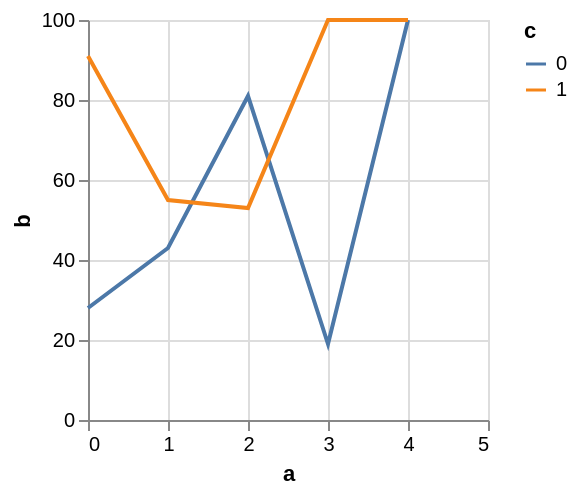

Specify this chart in Vega-Lite:
### Vega specification from a JSON file in a GitHub repository (floating-point values rounded to 4 significant figures)
{"$schema": "https://vega.github.io/schema/vega/v5.json", "autosize": "pad", "padding": 5, "width": 200, "height": 200, "style": "cell", "data": [{"name": "source_0", "values": [{"a": 0, "b": 28, "c": 0}, {"a": 0, "b": 91, "c": 1}, {"a": 1, "b": 43, "c": 0}, {"a": 1, "b": 55, "c": 1}, {"a": 2, "b": 81, "c": 0}, {"a": 2, "b": 53, "c": 1}, {"a": 3, "b": 19, "c": 0}]}, {"name": "data_0", "source": "source_0", "transform": [{"type": "impute", "field": "b", "key": "a", "keyvals": [4], "method": "value", "groupby": ["c"], "value": null}, {"type": "formula", "expr": "datum.b === null ? 100 : datum.b", "as": "b"}]}], "marks": [{"name": "pathgroup", "type": "group", "from": {"facet": {"name": "faceted_path_main", "data": "data_0", "groupby": ["c"]}}, "encode": {"update": {"width": {"field": {"group": "width"}}, "height": {"field": {"group": "height"}}}}, "marks": [{"name": "marks", "type": "line", "style": ["line"], "sort": {"field": "datum[\"a\"]"}, "from": {"data": "faceted_path_main"}, "encode": {"update": {"stroke": {"scale": "color", "field": "c"}, "x": {"scale": "x", "field": "a"}, "y": {"scale": "y", "field": "b"}, "defined": {"signal": "datum[\"a\"] !== null && !isNaN(datum[\"a\"]) && datum[\"b\"] !== null && !isNaN(datum[\"b\"])"}}}}]}], "scales": [{"name": "x", "type": "linear", "domain": {"data": "data_0", "field": "a"}, "range": [0, {"signal": "width"}], "nice": 1, "zero": false}, {"name": "y", "type": "linear", "domain": {"data": "data_0", "field": "b"}, "range": [{"signal": "height"}, 0], "nice": true, "zero": true}, {"name": "color", "type": "ordinal", "domain": {"data": "data_0", "field": "c", "sort": true}, "range": "category"}], "axes": [{"scale": "x", "orient": "bottom", "gridScale": "y", "grid": true, "tickCount": {"signal": "ceil(width/40)"}, "domain": false, "labels": false, "maxExtent": 0, "minExtent": 0, "ticks": false, "zindex": 0}, {"scale": "y", "orient": "left", "gridScale": "x", "grid": true, "tickCount": {"signal": "ceil(height/40)"}, "domain": false, "labels": false, "maxExtent": 0, "minExtent": 0, "ticks": false, "zindex": 0}, {"scale": "x", "orient": "bottom", "grid": false, "title": "a", "labelFlush": true, "labelOverlap": true, "tickCount": {"signal": "ceil(width/40)"}, "zindex": 0}, {"scale": "y", "orient": "left", "grid": false, "title": "b", "labelOverlap": true, "tickCount": {"signal": "ceil(height/40)"}, "zindex": 0}], "legends": [{"stroke": "color", "gradientLength": {"signal": "clamp(height, 64, 200)"}, "symbolType": "stroke", "title": "c"}]}
